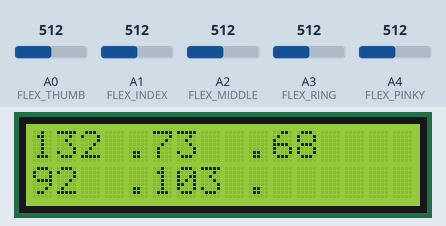
This sketch was run on a simulated Arduino Uno, built with avr-gcc and run on an emulated ATmega328P. Parts: 16×2 character LCD. The test bench sets the inputs (shaded band); at power-on: A0 (FLEX_THUMB) = 512, A1 (FLEX_INDEX) = 512, A2 (FLEX_MIDDLE) = 512, A3 (FLEX_RING) = 512, A4 (FLEX_PINKY) = 512.

Above: at 1.2 s.
1.3 s: A0 (FLEX_THUMB) set to 716
At 1.8 s:
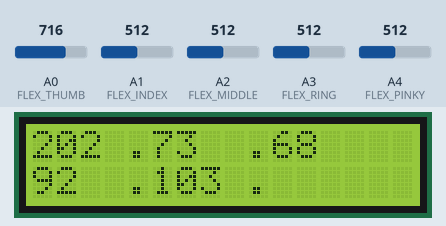
2.8 s: A1 (FLEX_INDEX) set to 716
At 4.0 s:
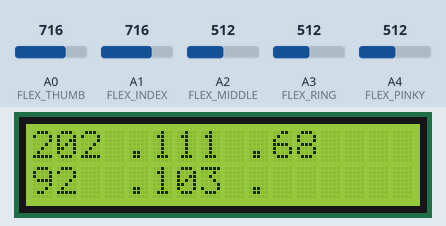
4.3 s: A2 (FLEX_MIDDLE) set to 716
At 5.1 s:
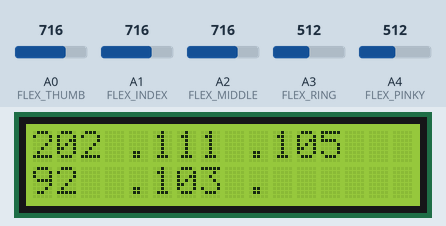
5.8 s: A3 (FLEX_RING) set to 716
At 6.3 s:
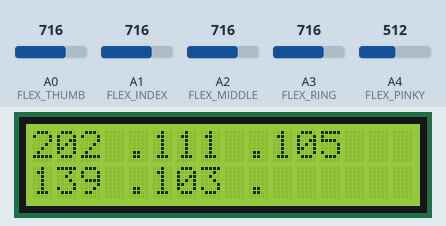
7.3 s: A4 (FLEX_PINKY) set to 716
At 8.5 s:
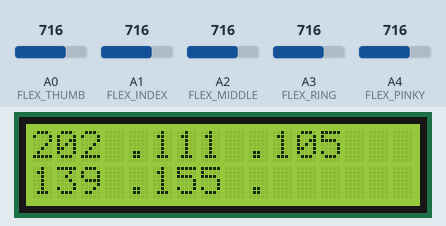
8.8 s: A0 (FLEX_THUMB) set to 992
At 9.9 s:
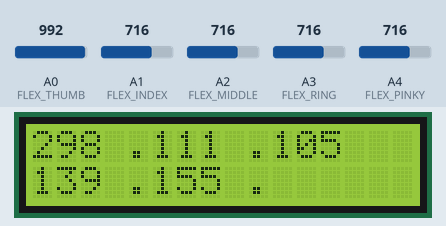
Timing chart, 0 to 11.3 s (numbered marks = the images above; inputs shaded):
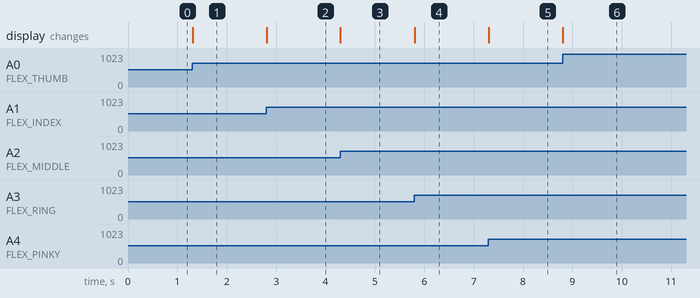

Measured:
- after the input at 1.3 s, the display: changes at once (image 1)
- after the input at 2.8 s, the display: changes at once (image 2)
- after the input at 4.3 s, the display: changes at once (image 3)
- after the input at 5.8 s, the display: changes at once (image 4)
- after the input at 7.3 s, the display: changes at once (image 5)
- after the input at 8.8 s, the display: changes at once (image 6)

The sketch:

sketch_feb07a_flex_sensor.ino
```cpp
#include <LiquidCrystal.h>
LiquidCrystal lcd(13, 12, 11, 10, 9, 8);

#define FLEX_THUMB  A0
#define FLEX_INDEX  A1
#define FLEX_MIDDLE A2
#define FLEX_RING   A3
#define FLEX_PINKY  A4

void setup()
{
  lcd.begin(16, 2);
  lcd.print("    .    .");
  lcd.setCursor(0,1);
  lcd.print("    .    .");
}

void loop()
{
  int angleThumb; int aTMapped;
  int angleIndex; int aIMapped;
  int angleMiddle; int aMMapped;
  int angleRing; int aRMapped;
  int anglePinky; int aPMapped;
  angleThumb = analogRead(FLEX_THUMB);
  aTMapped = map(angleThumb, 130, 390, 0, 90);
  lcd.setCursor(0,0);
  if(aTMapped>9) {
    lcd.print(aTMapped);
  }
  else {
    lcd.print(" ");
    lcd.print(aTMapped);
  }
  angleIndex = analogRead(FLEX_INDEX);
  aIMapped = map(angleIndex, 120, 600, 0, 90);
  lcd.setCursor(5,0);
  if(aIMapped>9) {
    lcd.print(aIMapped);
  }
  else {
    lcd.print(" ");
    lcd.print(aIMapped);
  }
  angleMiddle = analogRead(FLEX_MIDDLE);
  aMMapped = map(angleMiddle, 140, 630, 0, 90);
  lcd.setCursor(10,0);
  if(aMMapped>9) {
    lcd.print(aMMapped);
  }
  else {
    lcd.print(" ");
    lcd.print(aMMapped);
  }
  angleRing = analogRead(FLEX_RING);
  aRMapped = map(angleRing, 110, 500, 0, 90);
  lcd.setCursor(0,1);
  if(aRMapped>9) {
    lcd.print(aRMapped);
  }
  else {
    lcd.print(" ");
    lcd.print(aRMapped);
  }
  anglePinky = analogRead(FLEX_PINKY);
  aPMapped = map(anglePinky, 110, 460, 0, 90);
  lcd.setCursor(5,1);
  if(aPMapped>9) {
    lcd.print(aPMapped);
  }
  else {
    lcd.print(" ");
    lcd.print(aPMapped);
  }
}
```
